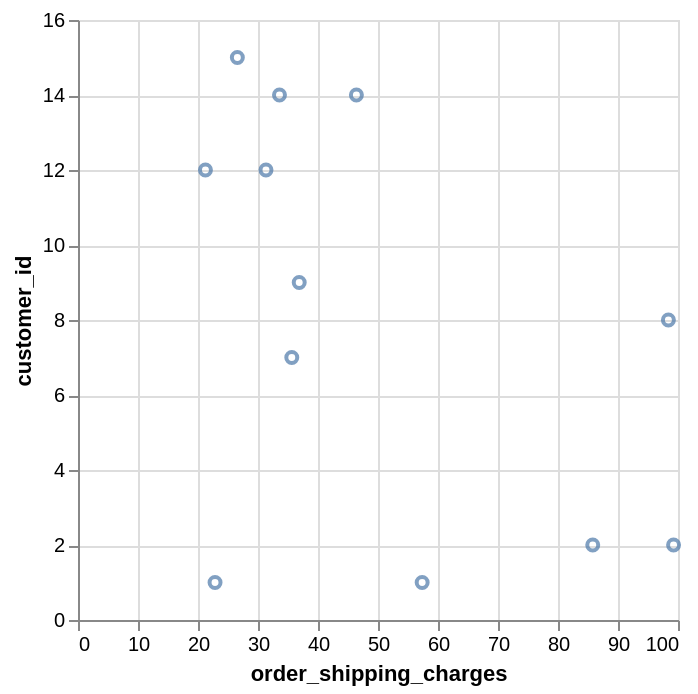

The specification (Vega-Lite) saved for this image:
### Vega-Lite specification from a JSON file in a GitHub repository (floating-point values rounded to 4 significant figures)
{"data": {"values": [{"x_data": 85.79, "y_data": 2}, {"x_data": 98.4, "y_data": 8}, {"x_data": 36.87, "y_data": 9}, {"x_data": 35.63, "y_data": 7}, {"x_data": 99.26, "y_data": 2}, {"x_data": 26.56, "y_data": 15}, {"x_data": 57.36, "y_data": 1}, {"x_data": 33.58, "y_data": 14}, {"x_data": 22.84, "y_data": 1}, {"x_data": 21.24, "y_data": 12}, {"x_data": 31.33, "y_data": 12}, {"x_data": 46.4, "y_data": 14}]}, "mark": "point", "encoding": {"x": {"field": "x_data", "type": "quantitative", "title": "order_shipping_charges"}, "y": {"field": "y_data", "type": "quantitative", "title": "customer_id"}}}
